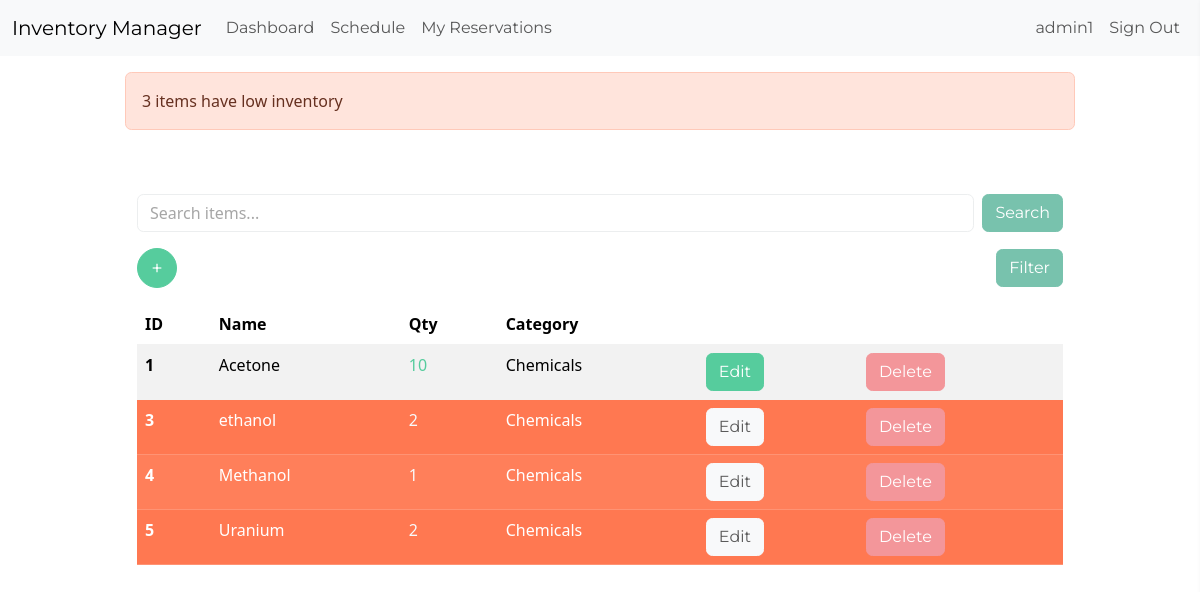
The app's page /dashboard/ (signed in) with its own data.
### inventory/models.py (models this page shows, shortened)
class InventoryItem(models.Model):
    name = models.CharField(max_length=200, unique=True)
    quantity = models.PositiveIntegerField()
    category = models.ForeignKey(
        'Category',
        on_delete=models.SET_NULL,
        blank=True,
        null=True,
        related_name='items'
    )
    date_created = models.DateTimeField(auto_now_add=True)
    last_updated = models.DateTimeField(auto_now=True, null=True)
    user = models.ForeignKey(
        User,
        on_delete=models.CASCADE,
        related_name='inventory_items'
    )
    class Meta:
        ordering = ['-date_created']
        verbose_name = 'Inventory Item'
        verbose_name_plural = 'Inventory Items'

class Category(models.Model):
    name = models.CharField(max_length=200, unique=True)
    class Meta:
        verbose_name_plural = 'categories'
        ordering = ['name']

### inventory/views.py (the view)
# urls.py: path('dashboard/', Dashboard.as_view(), name='dashboard'),
class Dashboard(LoginRequiredMixin, View):
    def get(self, request):
        search_query = request.GET.get('q', '')  # Get the search query from the URL
        quantity_filter = request.GET.get('quantity_filter', '')
        category_filter = request.GET.get('category_filter', '')
        items = InventoryItem.objects.all().order_by('id')
        if search_query:
            items = items.filter(name__icontains=search_query)
        if category_filter:
            items = items.filter(category_id=category_filter)
        if quantity_filter == 'high_to_low':
            items = items.order_by('-quantity')
        elif quantity_filter == 'low_to_high':
            items = items.order_by('quantity')
        low_inventory = InventoryItem.objects.filter(
            quantity__lte=LOW_QUANTITY
        )
        if low_inventory.count() > 0:
            if low_inventory.count() > 1:
                messages.error(request, f'{low_inventory.count()} items have low inventory')
            else:
                messages.error(request, f'{low_inventory.count()} item has low inventory')
        low_inventory_ids = InventoryItem.objects.filter(
            quantity__lte=LOW_QUANTITY
        ).values_list('id', flat=True)
        categories = Category.objects.all()
        return render(
            request,
            'inventory/dashboard.html',
            {
                'items': items,
                'low_inventory_ids': low_inventory_ids,
                'categories': categories,
                'search': search_query,
                'quantity_filter': quantity_filter,
                'category_filter': category_filter,
            }
        )

### inventory/templates/inventory/dashboard.html (shortened to what this page needs)
{% extends 'inventory/base.html' %}
{% block content %}
    {% if messages %}
        <div class="row mt-3">
            {% for message in messages %}
                {% if message.tags == 'error' %}
                    <div class="col-md-10 col-12 mx-auto alert alert-danger">
                        {{ message }}
                    </div>
                {% else %}
                    <div class="col-md-10 col-12 mx-auto alert alert-success">
                        {{ message }}
                    </div>
                {% endif %}
            {% endfor %}
        </div>
    {% endif %}
    <div class="row">
        <div class="col-md-10 col-12 mx-auto mt-5">
            <form method="GET" action="{% url 'dashboard' %}" class="mb-3 d-flex">
                <input type="text" name="q" id="searchBox" value="{{ search }}" class="form-control me-2" placeholder="Search items..." autocomplete="off">
                <button type="submit" class="btn btn-primary">Search</button>
            </form>
           <div class="d-flex justify-content-between align-items-center mb-3">
            <a href="{% url 'add-item' %}" class="btn btn-success rounded-circle d-flex align-items-center justify-content-center" style="width: 40px; height: 40px; font-size: 20px; text-decoration: none;">
                +
            </a>
               <button id="filterButton" class="btn btn-primary">Filter</button>
        </div>
            <table class="table table-hover table-striped">
                <thead>
                    <tr>
                        <th scope="col">ID</th>
                        <th scope="col">Name</th>
                        <th scope="col">Qty</th>
                        <th scope="col">Category</th>
                        <th scope="col"></th>
                        <th scope="col"></th>
                    </tr>
                </thead>
                <tbody>
                    {% for item in items %}
                    <tr class="{% if item.id in low_inventory_ids %}table-danger{% endif %}">
                        <th scope="row">{{ item.id }}</th>
                        <td>{{ item.name }}</td>
                        <td class="{% if item.id in low_inventory_ids %}text-light{% else %}text-success{% endif %}">{{ item.quantity }}</td>
                        <td>{{ item.category.name }}</td>
                        <td><a href="{% url 'edit-item' item.id %}" class="{% if item.id in low_inventory_ids %}btn btn-light{% else %}btn btn-success{% endif %}">Edit</a></td>
                        <td><a href="{% url 'delete-item' item.id %}" class="btn btn-secondary">Delete</a></td>
                    </tr>
                    {% endfor %}
                </tbody>
            </table>
        </div>
    </div>
{% endblock content %}

### inventory/templates/inventory/navigation.html (shortened to what this page needs)
<nav class="navbar navbar-expand-lg bg-light">
    <div class="container-fluid">
        <a class="navbar-brand" href="{% url 'index' %}">Inventory Manager</a>
        <div class="collapse navbar-collapse" id="navbarNav">
            <ul class="navbar-nav me-auto">
                <li class="nav-item">
                    <a class="nav-link" href="{% url 'dashboard' %}">Dashboard</a>
                </li>
                <li class="nav-item">
                    <a class="nav-link" href="{% url 'room-calendar' %}">Schedule</a>
                </li>
                <li class="nav-item">
                    <a class="nav-link" href="{% url 'reservation_list' %}">My Reservations</a>
                </li>
            </ul>
            <ul class="navbar-nav">
                {% if user.is_authenticated %}
                    <li class="nav-item">
                        <a class="nav-link" href="#">{{ user.username }}</a>
                    </li>
                    <li class="nav-item">
                        <form method="post" action="{% url 'logout' %}" class="d-inline">
                            <button type="submit" class="nav-link border-0 bg-transparent">Sign Out</button>
                        </form>
                    </li>
                {% endif %}
            </ul>
        </div>
    </div>
</nav>

### records on screen
InventoryItem: id "1", name "Acetone", quantity "10", category.name "Chemicals"
InventoryItem: id "3", name "ethanol", quantity "2", category.name "Chemicals"
InventoryItem: id "4", name "Methanol", quantity "1", category.name "Chemicals"
InventoryItem: id "5", name "Uranium", quantity "2", category.name "Chemicals"

### other values on screen
{{ user.username }} "admin1"
{{ message }} "3 items have low inventory"
